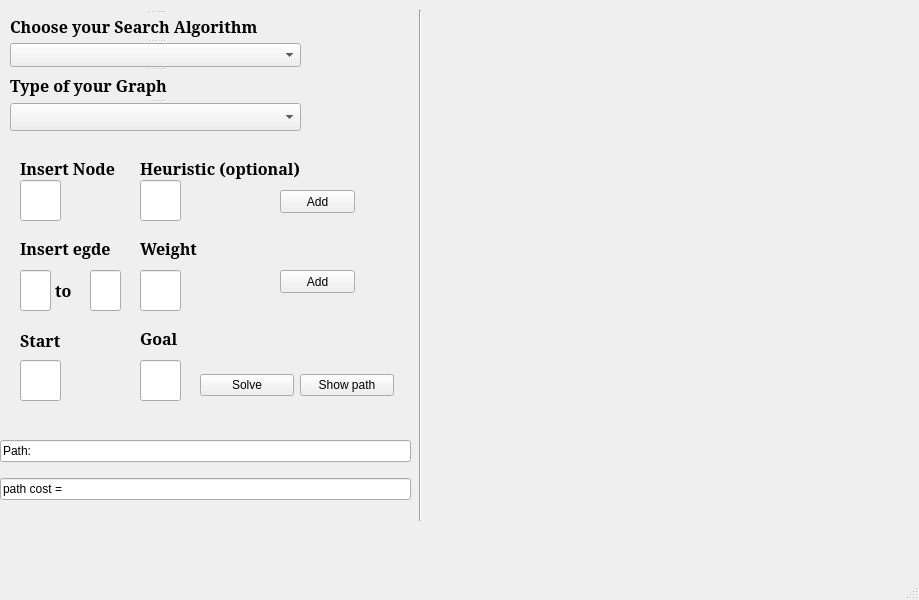
<?xml version="1.0" encoding="UTF-8"?>
<ui version="4.0">
 <class>MainWindow</class>
 <widget class="QMainWindow" name="MainWindow">
  <property name="geometry">
   <rect>
    <x>0</x>
    <y>0</y>
    <width>919</width>
    <height>600</height>
   </rect>
  </property>
  <property name="cursor">
   <cursorShape>PointingHandCursor</cursorShape>
  </property>
  <property name="windowTitle">
   <string>MainWindow</string>
  </property>
  <widget class="QWidget" name="centralwidget">
   <widget class="QWidget" name="GraphWidget" native="true">
    <property name="geometry">
     <rect>
      <x>450</x>
      <y>20</y>
      <width>431</width>
      <height>471</height>
     </rect>
    </property>
   </widget>
   <widget class="Line" name="line">
    <property name="geometry">
     <rect>
      <x>410</x>
      <y>10</y>
      <width>21</width>
      <height>511</height>
     </rect>
    </property>
    <property name="orientation">
     <enum>Qt::Vertical</enum>
    </property>
   </widget>
   <widget class="QLabel" name="label_4">
    <property name="geometry">
     <rect>
      <x>20</x>
      <y>150</y>
      <width>231</width>
      <height>36</height>
     </rect>
    </property>
    <property name="font">
     <font>
      <family>MS Serif</family>
      <pointsize>12</pointsize>
      <weight>75</weight>
      <bold>true</bold>
     </font>
    </property>
    <property name="text">
     <string>Insert Node</string>
    </property>
   </widget>
   <widget class="QLabel" name="label_5">
    <property name="geometry">
     <rect>
      <x>140</x>
      <y>150</y>
      <width>231</width>
      <height>36</height>
     </rect>
    </property>
    <property name="font">
     <font>
      <family>MS Serif</family>
      <pointsize>12</pointsize>
      <weight>75</weight>
      <bold>true</bold>
     </font>
    </property>
    <property name="text">
     <string>Heuristic (optional)</string>
    </property>
   </widget>
   <widget class="QLabel" name="label_6">
    <property name="geometry">
     <rect>
      <x>140</x>
      <y>230</y>
      <width>231</width>
      <height>36</height>
     </rect>
    </property>
    <property name="font">
     <font>
      <family>MS Serif</family>
      <pointsize>12</pointsize>
      <weight>75</weight>
      <bold>true</bold>
     </font>
    </property>
    <property name="text">
     <string>Weight </string>
    </property>
   </widget>
   <widget class="QLabel" name="label_7">
    <property name="geometry">
     <rect>
      <x>20</x>
      <y>230</y>
      <width>231</width>
      <height>36</height>
     </rect>
    </property>
    <property name="font">
     <font>
      <family>MS Serif</family>
      <pointsize>12</pointsize>
      <weight>75</weight>
      <bold>true</bold>
     </font>
    </property>
    <property name="text">
     <string>Insert egde </string>
    </property>
   </widget>
   <widget class="QLabel" name="label_8">
    <property name="geometry">
     <rect>
      <x>20</x>
      <y>325</y>
      <width>231</width>
      <height>31</height>
     </rect>
    </property>
    <property name="font">
     <font>
      <family>MS Serif</family>
      <pointsize>12</pointsize>
      <weight>75</weight>
      <bold>true</bold>
     </font>
    </property>
    <property name="text">
     <string>Start</string>
    </property>
   </widget>
   <widget class="QLabel" name="label_9">
    <property name="geometry">
     <rect>
      <x>140</x>
      <y>320</y>
      <width>231</width>
      <height>36</height>
     </rect>
    </property>
    <property name="font">
     <font>
      <family>MS Serif</family>
      <pointsize>12</pointsize>
      <weight>75</weight>
      <bold>true</bold>
     </font>
    </property>
    <property name="text">
     <string>Goal</string>
    </property>
   </widget>
   <widget class="QSplitter" name="splitter_4">
    <property name="geometry">
     <rect>
      <x>10</x>
      <y>10</y>
      <width>291</width>
      <height>121</height>
     </rect>
    </property>
    <property name="orientation">
     <enum>Qt::Vertical</enum>
    </property>
    <widget class="QSplitter" name="splitter_3">
     <property name="orientation">
      <enum>Qt::Vertical</enum>
     </property>
     <widget class="QSplitter" name="splitter">
      <property name="orientation">
       <enum>Qt::Vertical</enum>
      </property>
     </widget>
     <widget class="QSplitter" name="splitter_2">
      <property name="orientation">
       <enum>Qt::Vertical</enum>
      </property>
      <widget class="QLabel" name="label_2">
       <property name="font">
        <font>
         <family>MS Serif</family>
         <pointsize>12</pointsize>
         <weight>75</weight>
         <bold>true</bold>
        </font>
       </property>
       <property name="text">
        <string>Choose your Search Algorithm </string>
       </property>
      </widget>
      <widget class="QComboBox" name="comboBox_3">
       <item>
        <property name="text">
         <string/>
        </property>
       </item>
       <item>
        <property name="text">
         <string>BFS</string>
        </property>
       </item>
       <item>
        <property name="text">
         <string>DFS</string>
        </property>
       </item>
       <item>
        <property name="text">
         <string>UCS</string>
        </property>
       </item>
       <item>
        <property name="text">
         <string>Iterative Deepening</string>
        </property>
       </item>
       <item>
        <property name="text">
         <string>Greedy (must insert heuristic)</string>
        </property>
       </item>
       <item>
        <property name="text">
         <string>A* (must insert heuristic)</string>
        </property>
       </item>
      </widget>
     </widget>
    </widget>
    <widget class="QLabel" name="label_3">
     <property name="font">
      <font>
       <family>MS Serif</family>
       <pointsize>12</pointsize>
       <weight>75</weight>
       <bold>true</bold>
      </font>
     </property>
     <property name="text">
      <string>Type of your Graph </string>
     </property>
    </widget>
    <widget class="QComboBox" name="comboBox_2">
     <item>
      <property name="text">
       <string/>
      </property>
     </item>
     <item>
      <property name="text">
       <string>Directed Graph </string>
      </property>
     </item>
     <item>
      <property name="text">
       <string>Undirected Graph </string>
      </property>
     </item>
    </widget>
   </widget>
   <widget class="QLabel" name="label_10">
    <property name="geometry">
     <rect>
      <x>51</x>
      <y>275</y>
      <width>31</width>
      <height>31</height>
     </rect>
    </property>
    <property name="font">
     <font>
      <family>MS Serif</family>
      <pointsize>12</pointsize>
      <weight>75</weight>
      <bold>true</bold>
     </font>
    </property>
    <property name="text">
     <string> to</string>
    </property>
   </widget>
   <widget class="QPushButton" name="pushButton">
    <property name="geometry">
     <rect>
      <x>280</x>
      <y>190</y>
      <width>75</width>
      <height>23</height>
     </rect>
    </property>
    <property name="text">
     <string>Add</string>
    </property>
   </widget>
   <widget class="QPushButton" name="pushButton_2">
    <property name="geometry">
     <rect>
      <x>280</x>
      <y>270</y>
      <width>75</width>
      <height>23</height>
     </rect>
    </property>
    <property name="text">
     <string>Add</string>
    </property>
   </widget>
   <widget class="QLineEdit" name="lineEdit">
    <property name="geometry">
     <rect>
      <x>20</x>
      <y>360</y>
      <width>41</width>
      <height>41</height>
     </rect>
    </property>
   </widget>
   <widget class="QLineEdit" name="lineEdit_2">
    <property name="geometry">
     <rect>
      <x>140</x>
      <y>360</y>
      <width>41</width>
      <height>41</height>
     </rect>
    </property>
   </widget>
   <widget class="QLineEdit" name="lineEdit_3">
    <property name="geometry">
     <rect>
      <x>140</x>
      <y>270</y>
      <width>41</width>
      <height>41</height>
     </rect>
    </property>
   </widget>
   <widget class="QLineEdit" name="lineEdit_4">
    <property name="geometry">
     <rect>
      <x>140</x>
      <y>180</y>
      <width>41</width>
      <height>41</height>
     </rect>
    </property>
   </widget>
   <widget class="QLineEdit" name="lineEdit_5">
    <property name="geometry">
     <rect>
      <x>20</x>
      <y>180</y>
      <width>41</width>
      <height>41</height>
     </rect>
    </property>
   </widget>
   <widget class="QLineEdit" name="lineEdit_6">
    <property name="geometry">
     <rect>
      <x>20</x>
      <y>270</y>
      <width>31</width>
      <height>41</height>
     </rect>
    </property>
   </widget>
   <widget class="QLineEdit" name="lineEdit_7">
    <property name="geometry">
     <rect>
      <x>90</x>
      <y>270</y>
      <width>31</width>
      <height>41</height>
     </rect>
    </property>
   </widget>
   <widget class="QWidget" name="verticalLayoutWidget">
    <property name="geometry">
     <rect>
      <x>0</x>
      <y>430</y>
      <width>411</width>
      <height>80</height>
     </rect>
    </property>
    <layout class="QVBoxLayout" name="verticalLayout">
     <item>
      <widget class="QLineEdit" name="lineEdit_8">
       <property name="text">
        <string>Path: </string>
       </property>
       <property name="readOnly">
        <bool>true</bool>
       </property>
      </widget>
     </item>
     <item>
      <widget class="QLineEdit" name="lineEdit_9">
       <property name="enabled">
        <bool>true</bool>
       </property>
       <property name="text">
        <string>path cost = </string>
       </property>
       <property name="dragEnabled">
        <bool>false</bool>
       </property>
       <property name="readOnly">
        <bool>true</bool>
       </property>
       <property name="clearButtonEnabled">
        <bool>false</bool>
       </property>
      </widget>
     </item>
    </layout>
   </widget>
   <widget class="QWidget" name="horizontalLayoutWidget">
    <property name="geometry">
     <rect>
      <x>200</x>
      <y>360</y>
      <width>194</width>
      <height>51</height>
     </rect>
    </property>
    <layout class="QHBoxLayout" name="horizontalLayout">
     <item>
      <widget class="QPushButton" name="pushButton_4">
       <property name="text">
        <string>Solve</string>
       </property>
      </widget>
     </item>
     <item>
      <widget class="QPushButton" name="pushButton_3">
       <property name="text">
        <string>Show path</string>
       </property>
      </widget>
     </item>
    </layout>
   </widget>
  </widget>
  <widget class="QMenuBar" name="menubar">
   <property name="geometry">
    <rect>
     <x>0</x>
     <y>0</y>
     <width>919</width>
     <height>26</height>
    </rect>
   </property>
  </widget>
  <widget class="QStatusBar" name="statusbar"/>
 </widget>
 <resources/>
 <connections/>
</ui>
